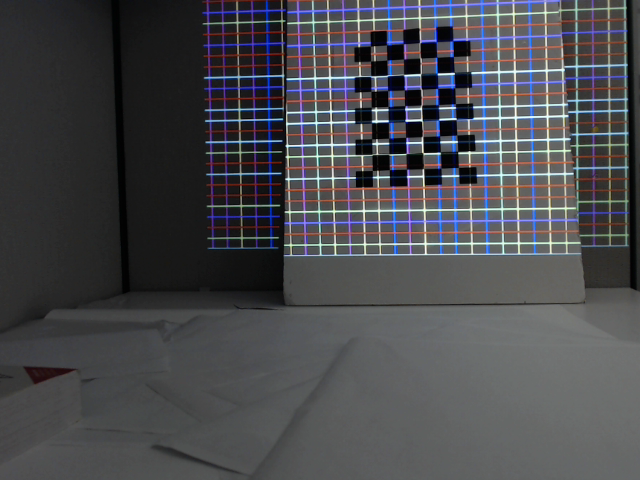
%> input picture data/calibration-04-01-19_16-02-01/colorGrid01.png, 640 x 480 px
$ octave --eval "result = adaptiveThresh(imread('../data/calibration-04-01-19_16-02-01/colorGrid01.png'));"   (GNU Octave 9; MATLAB toolbox functions it lacks are replaced by stand-ins)
%> lines starting %> are read from the running program, lines starting %| are printed output that depends on the picture
function imBW = adaptiveThresh(im, sigma)
%% Adaptive threshold an image using Gaussian filter with a given stdv.

%% License
% ACADEMIC OR NON-PROFIT ORGANIZATION NONCOMMERCIAL RESEARCH USE ONLY
% Copyright (c) 2018 Bingyao Huang
% All rights reserved.

% Redistribution and use in source and binary forms, with or without
% modification, are permitted provided that the following conditions are met:

% The above copyright notice and this permission notice shall be included in all
% copies or substantial portions of the Software.

% If you publish results obtained using this software, please cite our paper.

% THE SOFTWARE IS PROVIDED "AS IS", WITHOUT WARRANTY OF ANY KIND, EXPRESS OR
% IMPLIED, INCLUDING BUT NOT LIMITED TO THE WARRANTIES OF MERCHANTABILITY,
% FITNESS FOR A PARTICULAR PURPOSE AND NONINFRINGEMENT. IN NO EVENT SHALL THE
% AUTHORS OR COPYRIGHT HOLDERS BE LIABLE FOR ANY CLAIM, DAMAGES OR OTHER
% LIABILITY, WHETHER IN AN ACTION OF CONTRACT, TORT OR OTHERWISE, ARISING FROM,
% OUT OF OR IN CONNECTION WITH THE SOFTWARE OR THE USE OR OTHER DEALINGS IN THE
% SOFTWARE.

%%

if(nargin < 2)
    sigma = 0.5;
end

imSize = size(im);
%> imSize = [480 640 3]

% convert to gray scale image
if(numel(imSize)>2 && imSize(3) == 3)
    imGray = rgb2gray(im);
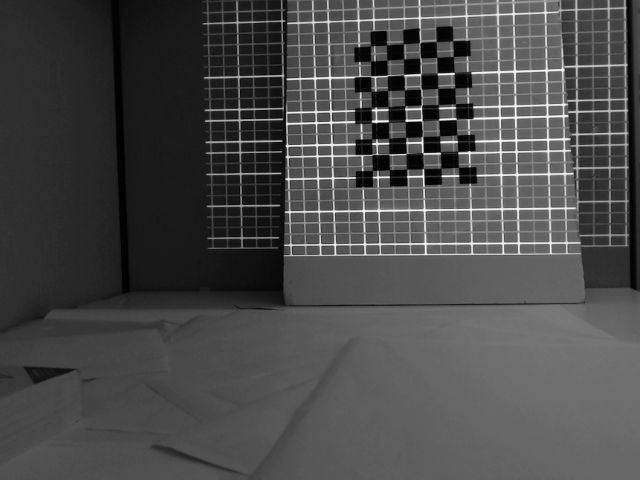
%> imGray: size 480x640 uint8; min 0, max 251, mean 73.7
else
    imGray = im;
end

imGaussianMean = imgaussfilt(imGray, sigma);
imBW = imGray > imGaussianMean;
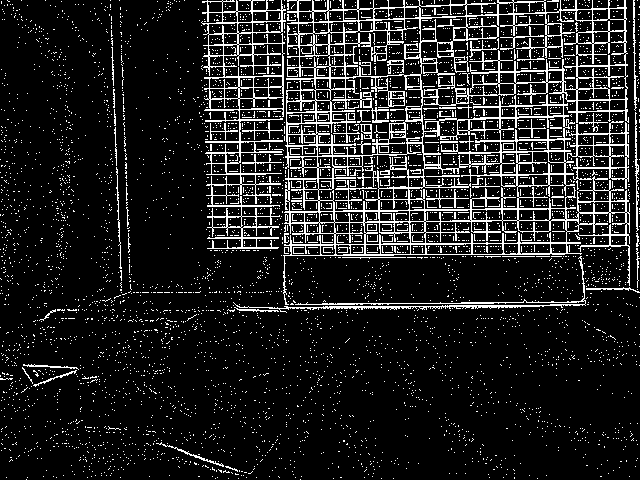
%> imBW: size 480x640 logical; 12.5% white in thin lines or dots
end

$ run again, on data/calibration-04-01-19_16-02-01/colorGrid03.png
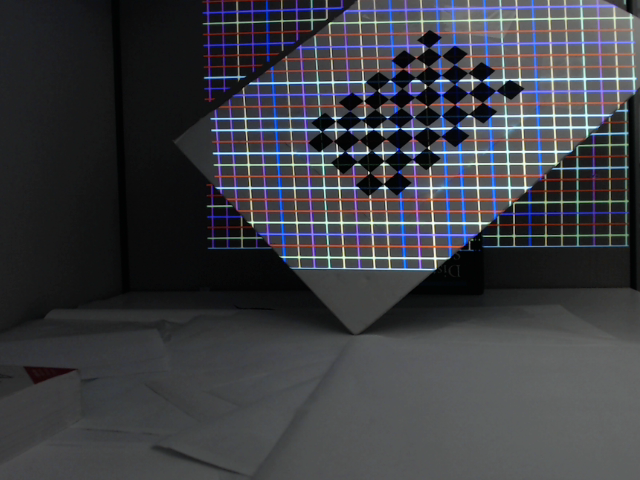
%> input picture data/calibration-04-01-19_16-02-01/colorGrid03.png, 640 x 480 px
%> in adaptiveThresh, `imGray = rgb2gray(im);`:
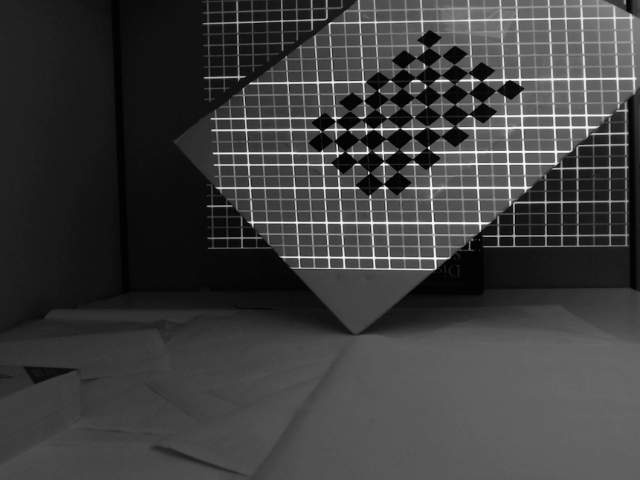
%> imGray: size 480x640 uint8; min 1, max 251, mean 61.7
%> in adaptiveThresh, `imBW = imGray > imGaussianMean;`:
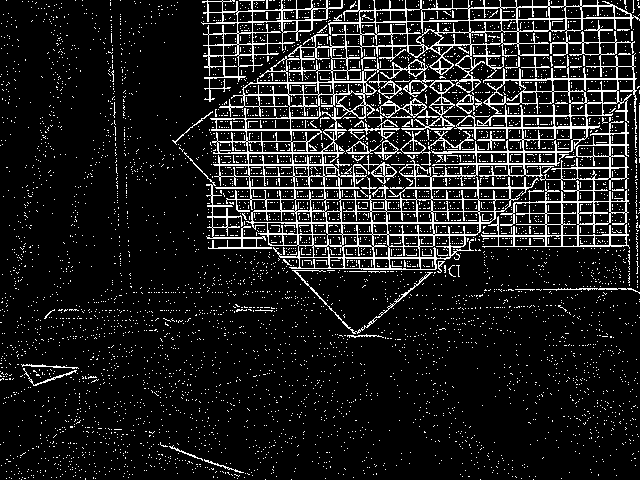
%> imBW: size 480x640 logical; 11.8% white in thin lines or dots

$ run again, on data/calibration-04-01-19_16-02-01/colorGrid04.png
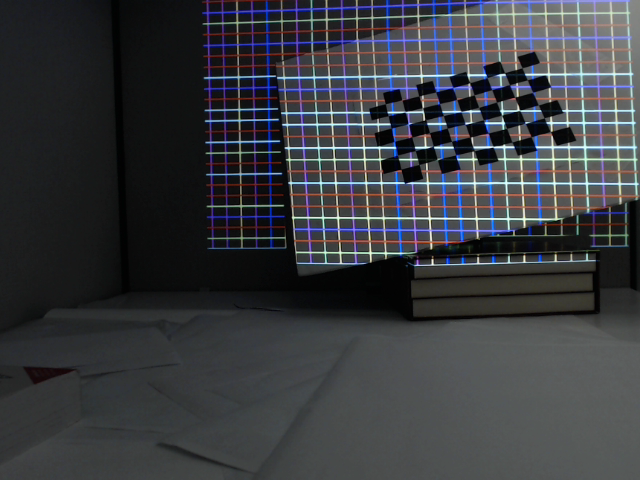
%> input picture data/calibration-04-01-19_16-02-01/colorGrid04.png, 640 x 480 px
%> in adaptiveThresh, `imGray = rgb2gray(im);`:
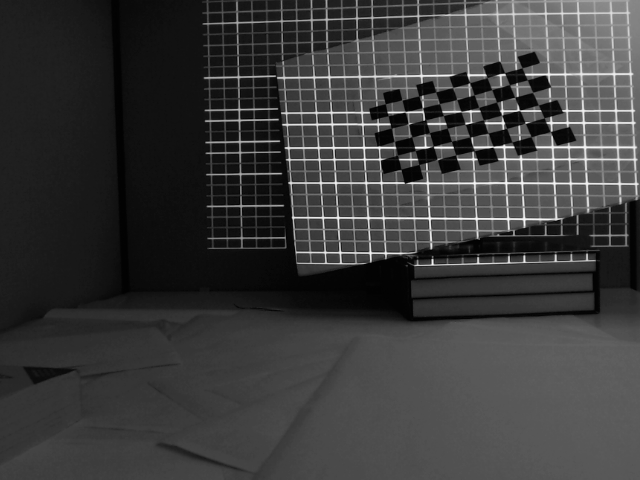
%> imGray: size 480x640 uint8; min 1, max 248, mean 58.9
%> in adaptiveThresh, `imBW = imGray > imGaussianMean;`:
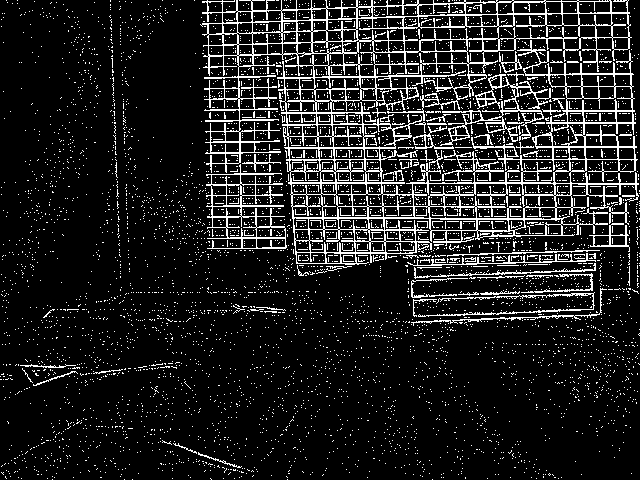
%> imBW: size 480x640 logical; 12.5% white in thin lines or dots
